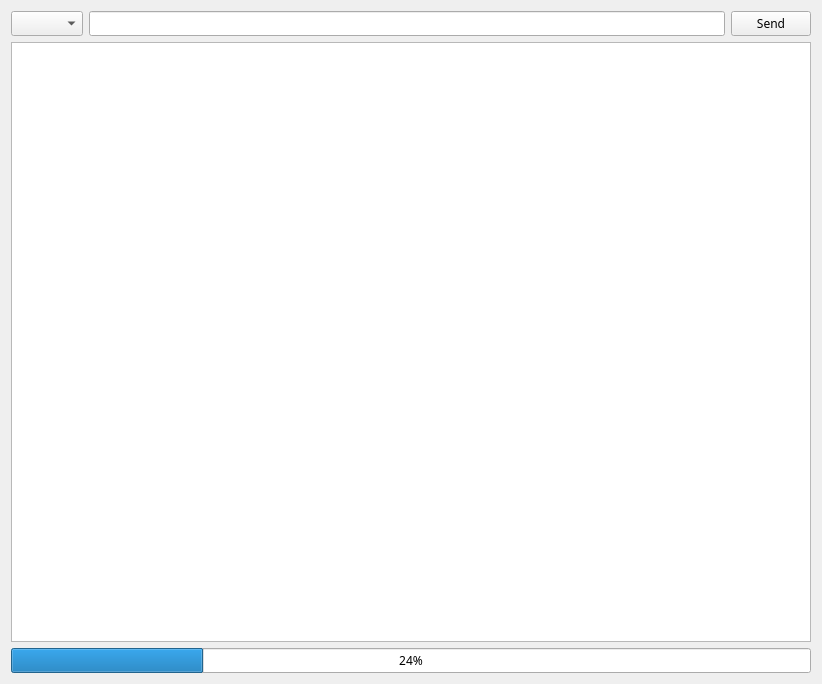
<?xml version="1.0" encoding="UTF-8"?>
<ui version="4.0">
 <class>BiuOperationsSubaruWindow</class>
 <widget class="QWidget" name="BiuOperationsSubaruWindow">
  <property name="windowModality">
   <enum>Qt::NonModal</enum>
  </property>
  <property name="geometry">
   <rect>
    <x>0</x>
    <y>0</y>
    <width>820</width>
    <height>677</height>
   </rect>
  </property>
  <property name="font">
   <font>
    <family>Ubuntu Mono</family>
    <bold>false</bold>
   </font>
  </property>
  <property name="windowTitle">
   <string>Communication Interface with BIU</string>
  </property>
  <layout class="QGridLayout" name="gridLayout">
   <item row="0" column="0">
    <layout class="QVBoxLayout" name="verticalLayout">
     <item>
      <layout class="QHBoxLayout" name="horizontalLayout">
       <item>
        <widget class="QComboBox" name="msg_combo_box"/>
       </item>
       <item>
        <widget class="QLineEdit" name="msg_line_edit"/>
       </item>
       <item>
        <widget class="QPushButton" name="send_msg">
         <property name="text">
          <string>Send</string>
         </property>
        </widget>
       </item>
      </layout>
     </item>
     <item>
      <widget class="QTextEdit" name="text_edit">
       <property name="minimumSize">
        <size>
         <width>800</width>
         <height>600</height>
        </size>
       </property>
      </widget>
     </item>
     <item>
      <widget class="QProgressBar" name="progressbar">
       <property name="value">
        <number>24</number>
       </property>
      </widget>
     </item>
    </layout>
   </item>
  </layout>
 </widget>
 <resources/>
 <connections/>
</ui>
